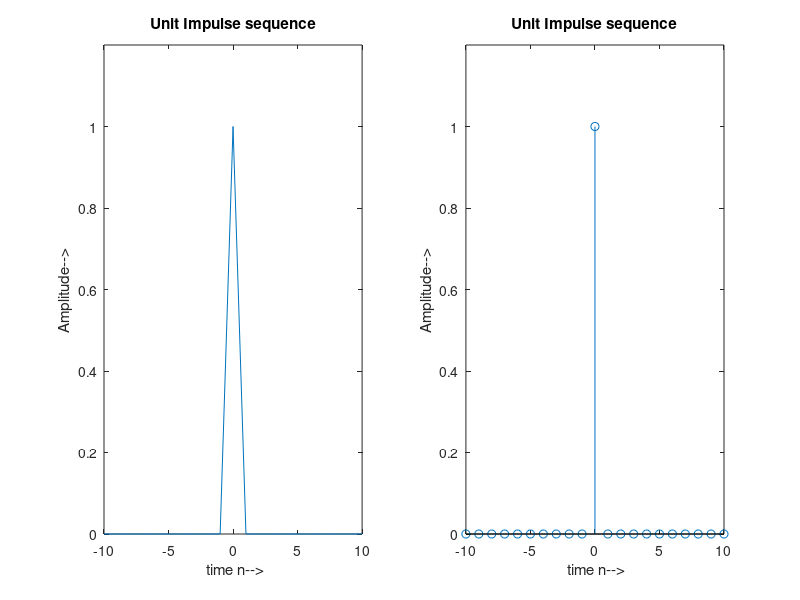

Write the MATLAB code that produced this figure.
clc;
clear all;
close all;
n=-10:1:10;
for i = 1:length(n)
    if n(i)==0
        y(i)=1;
    else
        y(i)= 0;
    end
end

%impulse=[zeros(1,10),ones(1,1),zeros(1,10)];
subplot(1,2,1);
plot(n,y);
xlabel(' time n-->');
ylabel('Amplitude-->');
title('Unit Impulse sequence');
axis([-10 10 0 1.2]);

n=-10:1:10;
%impulse=[zeros(1,10),ones(1,1),zeros(1,10)];
for i = 1:length(n)
    if n(i)==0
        y(i)=1;
    else
        y(i)= 0;
    end
end
subplot(1,2,2);
stem(n,y);
xlabel(' time n-->');
ylabel('Amplitude-->');
title('Unit Impulse sequence');
axis([-10 10 0 1.2]);
